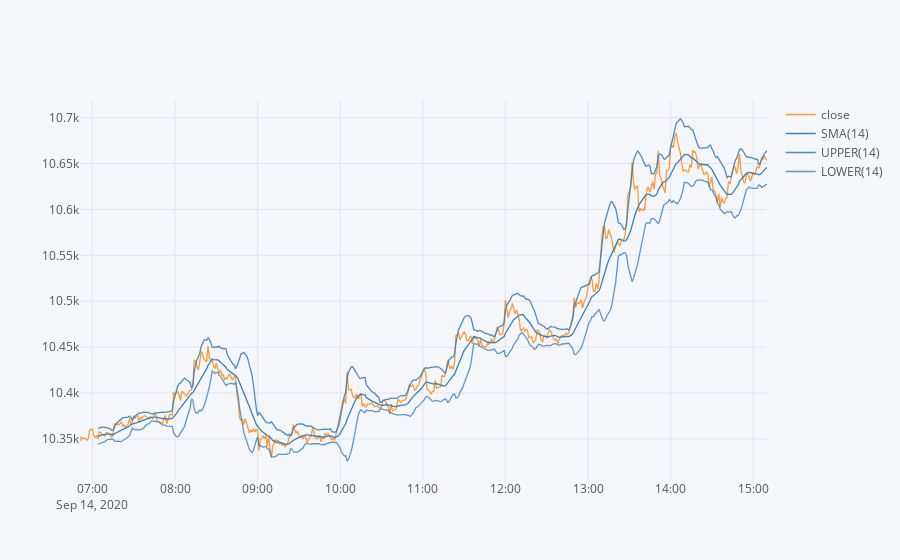

Write notebook code for a chart like this one.
### Code cell
IntraDf.iloc[-500:]['close'].ta_plot(study='boll', title='Bollinger Bands')

### Figure 1 — Plotly figure (JSON) as saved in the notebook; plotly's stock layout.template omitted (floating-point values rounded to 4 significant figures; data arrays with more than 128 entries replaced by an {"elided": "..."} marker saying what was removed)
{"data": [{"line": {"color": "rgba(255, 153, 51, 1.0)", "dash": "solid", "shape": "linear", "width": 1.3}, "mode": "lines", "name": "close", "text": "", "type": "scatter", "x": {"elided": "500 str values"}, "y": {"elided": "500 float values"}}, {"line": {"color": "rgba(55, 128, 191, 1.0)", "dash": "solid", "shape": "linear", "width": 1.3}, "mode": "lines", "name": "SMA(14)", "text": "", "type": "scatter", "x": {"elided": "500 str values"}, "y": {"elided": "500 mixed values"}}, {"line": {"color": "rgba(55, 128, 191, 0.8999999999999999)", "dash": "solid", "shape": "linear", "width": 1.3}, "mode": "lines", "name": "UPPER(14)", "text": "", "type": "scatter", "x": {"elided": "500 str values"}, "y": {"elided": "500 mixed values"}}, {"line": {"color": "rgba(55, 128, 191, 0.7999999999999998)", "dash": "solid", "shape": "linear", "width": 1.3}, "mode": "lines", "name": "LOWER(14)", "text": "", "type": "scatter", "x": {"elided": "500 str values"}, "y": {"elided": "500 mixed values"}}], "layout": {"legend": {"bgcolor": "#F5F6F9", "font": {"color": "#4D5663"}}, "paper_bgcolor": "#F5F6F9", "plot_bgcolor": "#F5F6F9", "title": {"font": {"color": "#4D5663"}}, "xaxis": {"gridcolor": "#E1E5ED", "showgrid": true, "tickfont": {"color": "#4D5663"}, "title": {"font": {"color": "#4D5663"}, "text": ""}, "zerolinecolor": "#E1E5ED"}, "yaxis": {"gridcolor": "#E1E5ED", "showgrid": true, "tickfont": {"color": "#4D5663"}, "title": {"font": {"color": "#4D5663"}, "text": ""}, "zerolinecolor": "#E1E5ED"}}}
